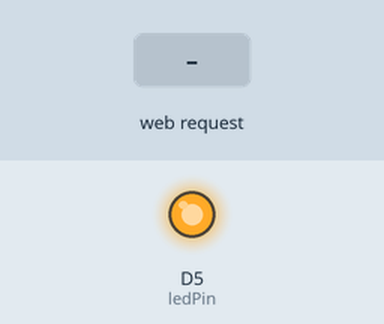
Bench run of a sketch on a simulated ESP8266 (NodeMCU). On the bench: output pins drawn as LEDs (lit = HIGH). The inputs (shaded band) are chosen by the test bench. WiFi joins after 1.5 s; servers stay silent unless stated; what the sketch prints to the serial monitor is not drawn.

Above: at 2.7 s.
2.8 s: HTTP request GET /LED=ON received
At 4.0 s:
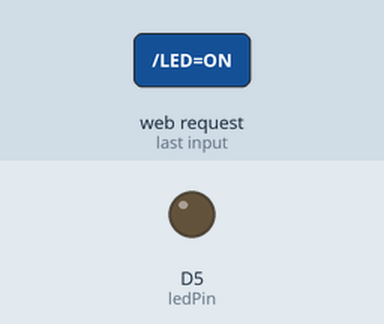
4.3 s: HTTP request GET /LED=OFF received
At 5.1 s:
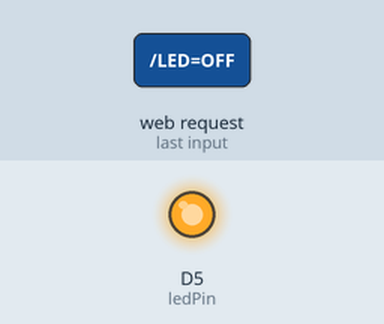
Timing chart, 0 to 7.3 s (numbered marks = the images above; inputs shaded):
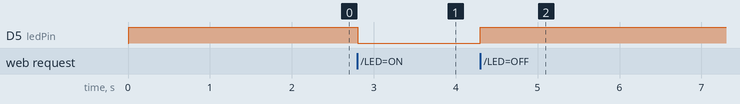

The sketch:

esp8266Realy.ino
```cpp
#include <ESP8266WiFi.h>

const char* ssid = "WIC";
const char* password = "with!@0919";

int ledPin = D5;
WiFiServer server(80);

void setup() {
  Serial.begin(115200);
  delay(10);

  pinMode(ledPin, OUTPUT);
  digitalWrite(ledPin, HIGH);


  // Connect to WiFi network
  Serial.println();
  Serial.println();
  Serial.print("Connecting to ");
  Serial.println(ssid);

  WiFi.begin(ssid, password);

  while (WiFi.status() != WL_CONNECTED) {
    delay(500);
    Serial.print(".");
  }
  Serial.println("");
  Serial.println("WiFi connected");

  // Start the server
  server.begin();
  Serial.println("Server started");

  // Print the IP address
  Serial.print("Use this URL : ");
  Serial.print("http://");
  Serial.print(WiFi.localIP());
  Serial.println("/");

}

void loop() {
  // Check if a client has connected
  WiFiClient client = server.available();
  if (!client) {
    return;
  }

  // Wait until the client sends some data
  Serial.println("new client");
  while(!client.available()){
    delay(1);
  }

  // Read the first line of the request
  String request = client.readStringUntil('\r');
  Serial.println(request);
  client.flush();

  // Match the request

  int value = HIGH;
  if (request.indexOf("/LED=ON") != -1) {
    digitalWrite(ledPin, LOW);
    value = LOW;
  }
  if (request.indexOf("/LED=OFF") != -1){
    digitalWrite(ledPin, HIGH);
    value = HIGH;
  }


  // Return the response
  client.println("HTTP/1.1 200 OK");
  client.println("Content-Type: text/html");
  client.println(""); //  do not forget this one
  client.println("<!DOCTYPE HTML>");
  client.println("<html>");

  client.print("Led pin is now: ");

  if(value == LOW) {
    client.print("On");
  } else {
    client.print("Off");
  }
  client.println("<br><br>");
  client.println("Click <h1><a href=\"/LED=ON\">here</a></h1> Turn relay ON<br>");
  client.println("Click <a href=\"/LED=OFF\">here</a> Turn relay OFF<br>");
  client.println("</html>");

  delay(1);
  Serial.println("Client disconnected");
  Serial.println("");

}
```

Measured:
- after the input at 2.8 s, D5 (ledPin): HIGH → LOW at once
- after the input at 4.3 s, D5 (ledPin): LOW → HIGH at once
